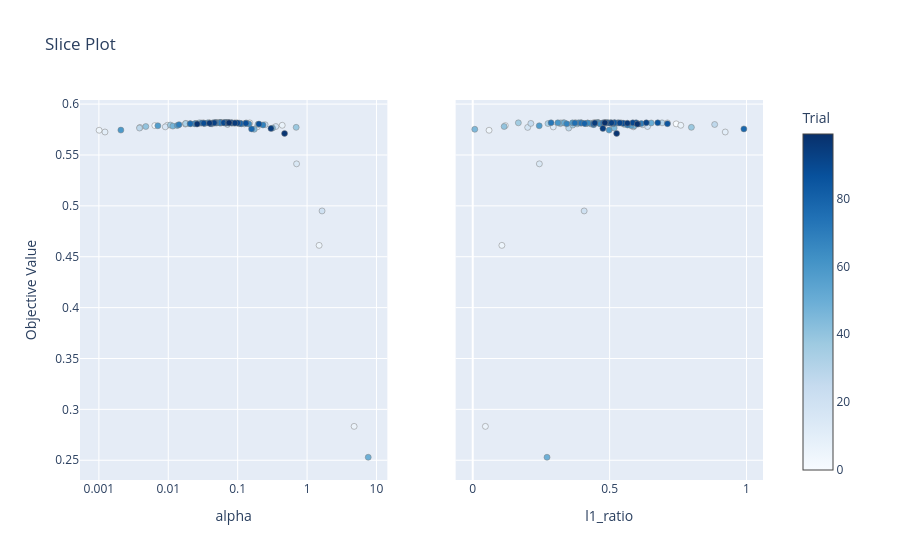

The notebook cell this image was saved under:
### Markdown cell above
#### Hyperparameter Importances показывает важность каждого гиперпараметра для качества модели. Alpha получил важность 0.91 (91%), а l1_ratio — всего 0.09 (9%). Это означает, что 91% разброса значений R² объясняется изменением alpha, и только 9% — изменением l1_ratio. Такой результат согласуется с предыдущими графиками Random Search: alpha критически важен, потому что слишком большая регуляризация резко ухудшает модель, а l1_ratio работает стабильно в широком диапазоне и почти не влияет на результат.

### Code cell
optuna.visualization.plot_slice(study)
